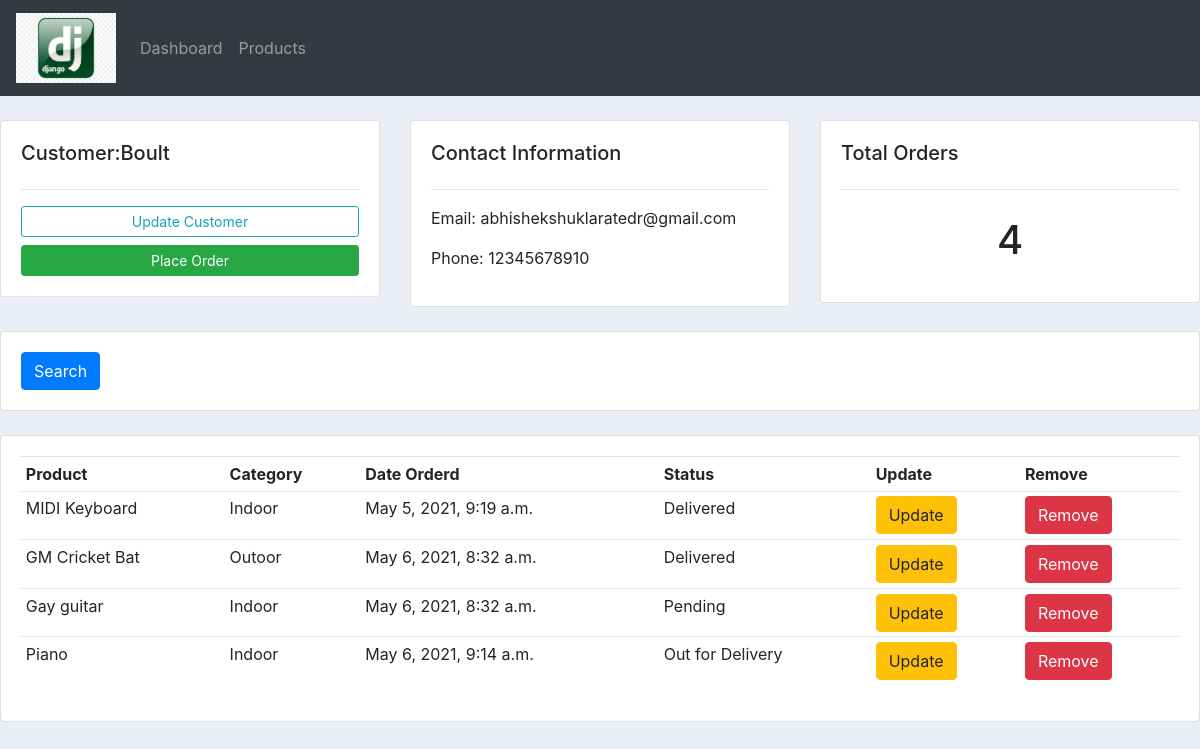
Screenshot of /customer/1 with the database file from the repository.
### accounts/models.py (models this page shows, shortened)
class Customer(models.Model):
    name = models.CharField(max_length=200, null=True)
    phone = models.CharField(max_length=200, null=True)
    email = models.CharField(max_length=200, null=True)
    date_created = models.DateTimeField(auto_now_add=True)

class Order(models.Model):
    STATUS = (
        ('Pending', 'Pending'),
        ('Out for Delivery', 'Out for Delivery'),
        ('Delivered', 'Delivered')
    )
    customer = models.ForeignKey(
        'Customer', null=True, on_delete=models.SET_NULL)
    product = models.ForeignKey(
        'Product', null=True, on_delete=models.SET_NULL)
    date_created = models.DateTimeField(auto_now_add=True)
    status = models.CharField(max_length=200, null=True, choices=STATUS)

class Product(models.Model):
    CATEGORY = (
        ('Indoor', 'Indoor'),
        ('Outoor', 'Outoor')
    )
    name = models.CharField(max_length=200, null=True)
    price = models.FloatField(null=True)
    category = models.CharField(max_length=200, null=True, choices=CATEGORY)
    description = models.CharField(max_length=200, null=True)
    date_created = models.DateTimeField(auto_now_add=True)
    tags = models.ManyToManyField("Tag")
    def __str__(self):
        return self.name

### accounts/views.py (the view)
# urls.py: path('customer/<str:pk>', views.customer, name="customer"),
def customer(request, pk):
    customer = Customer.objects.get(id=pk)
    orders = customer.order_set.all()
    orders_count = orders.count()
    context = {'customer': customer, 'orders': orders,
               'orders_count': orders_count}
    return render(request, 'accounts/customers.html', context)

### accounts/templates/accounts/customers.html
{% extends 'accounts/main.html' %}
{% block content %}
<br>
<div class="row">
    <div class="col-md">
        <div class="card card-body">
            <h5>Customer:{{customer.name}}</h5>
            <hr>
            <a class="btn btn-outline-info  btn-sm btn-block" href="">Update Customer</a>
            <a class="btn btn-sm btn-block btn-success" href="{% url 'create_order' customer.id %}">Place Order</a>
        </div>
    </div>
    <div class="col-md">
        <div class="card card-body">
            <h5>Contact Information</h5>
            <hr>
            <p>Email: {{customer.email}}</p>
            <p>Phone: {{customer.phone}}</p>
        </div>
    </div>
    <div class="col-md">
        <div class="card card-body">
            <h5>Total Orders</h5>
            <hr>
            <h1 style="text-align: center;padding: 10px">{{orders_count}}</h1>
        </div>
    </div>
</div>
<br>
<div class="row">
    <div class="col">
        <div class="card card-body">
            <form method="get">
                <button class="btn btn-primary" type="submit">Search</button>
            </form>
        </div>
    </div>
</div>
<br>
<div class="row">
    <div class="col-md">
        <div class="card card-body">
            <table class="table table-sm">
                <tr>
                    <th>Product</th>
                    <th>Category</th>
                    <th>Date Orderd</th>
                    <th>Status</th>
                    <th>Update</th>
                    <th>Remove</th>
                </tr>
                {% for order in orders %}
                <tr>
                    <td>{{order.product}}</td>
                    <td>{{order.product.category}}</td>
                    <td>{{order.date_created}}</td>
                    <td>{{order.status}}</td>
                    <td><a href="" class="btn btn-warning">Update</a></td>
                    <td><a href="" class="btn btn-danger">Remove</a></td>
                </tr>
                {% endfor %}
            </table>
        </div>
    </div>
</div>
{% endblock %}

### static/css/main.css (style rules this page uses)
body { background-color: #ebeff5; }

### rows the page displays
Customer: name "Boult", email "abhishekshuklaratedr@gmail.com", phone "12345678910"
Order: product "MIDI Keyboard", product.category "Indoor", date_created "May 5, 2021, 9:19 a.m.", status "Delivered"
Order: product "GM Cricket Bat", product.category "Outoor", date_created "May 6, 2021, 8:32 a.m.", status "Delivered"
Order: product "Gay guitar", product.category "Indoor", date_created "May 6, 2021, 8:32 a.m.", status "Pending"
Order: product "Piano", product.category "Indoor", date_created "May 6, 2021, 9:14 a.m.", status "Out for Delivery"

### other values shown
{{ orders_count }} "4"
